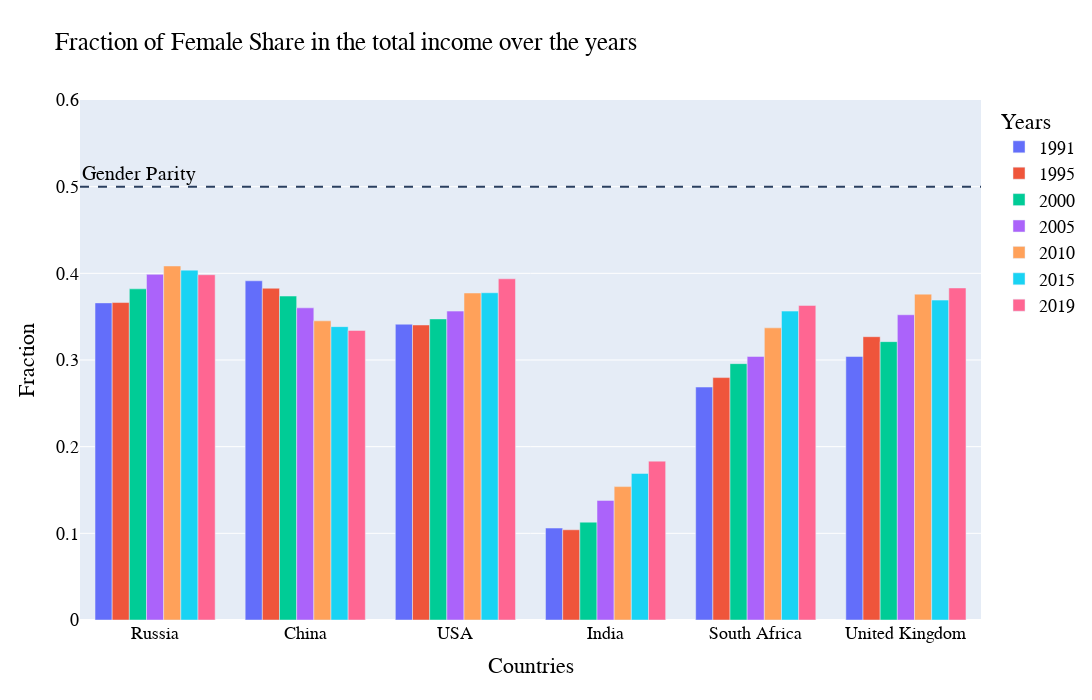

The notebook cell saved with this chart:
### Markdown cell above
## Female Labour Income Share in a Global Perspective
 
This analysis involves the data of pre_taxed labour income of the female population of different countries. Over the years, there has been an increase in the female share of contribution to global income worldwide. There is an increased awareness of the importance of both gender's contributions to the country, and this is a byproduct of the slight decrease of gender inequality in the workforce across the world.
 
### "Gender inequality is considerable at the global level and is progressing steadily within the countries."
 
Based on the below plot, female labour income is less than the male gender, and countries' governments are working toward empowering female workforce contribution. From the plot, we can see that the income share has increased over the years for most countries except **China**. South Africa, the United Kingdom, and India show an slight improvement in increasing female income share. In **China**, female labour force participation has fallen, the gender pay gap increased, and gender discrimination in the labour market is widespread. The main reason for this situation due to lack of state support childcare services causing the women to stay at home and take care of their families. Government plays a significant role in promoting the increased female workforce, and it not only affects the women in the country but the entire country's economy.

### Code cell
df=pd.read_csv("data/female_inc.csv")
fig=go.Figure([go.Bar(name = '1991',x=df["Countries"],y=df["1991"]),go.Bar(name = '1995',x=df["Countries"],y=df["1995"]),go.Bar(name = '2000',x=df["Countries"],y=df["2000"]),go.Bar(name = '2005',x=df["Countries"],y=df["2005"]),go.Bar(name = '2010',x=df["Countries"],y=df["2010"]),go.Bar(name = '2015',x=df["Countries"],y=df["2015"]),go.Bar(name = '2019',x=df["Countries"],y=df["2019"])])
fig.add_hline(y=0.5,line_dash="dash",annotation_text="Gender Parity",annotation_position="top left",annotation=dict(font_size=20, font_family="Times New Roman"))
fig.update_layout(yaxis_range=[0,0.6])
fig.update_layout(
    title="Fraction of Female Share in the total income over the years",
    xaxis_title="Countries",
    yaxis_title="Fraction",
    legend_title="Years",
    width=1500,
    height=700,
    font=dict(
        family="Arial",
        size=18,
        color="Black"
    )
)
fig.show()

### Figure 1 — Plotly figure (JSON) as saved in the notebook; plotly's stock layout.template omitted (floating-point values rounded to 4 significant figures)
{"data": [{"name": "1991", "type": "bar", "x": ["Russia", "China", "USA", "India", "South Africa", "United Kingdom", null, null, null, null, null, null, null, null, null, null, null, null, null, null, null, null, null, null, null, null, null, null, null, null, null, null, null, null, null, null, null, null, null, null, null, null, null, null], "y": [0.3659, 0.3914, 0.3413, 0.1061, 0.2688, 0.304, null, null, null, null, null, null, null, null, null, null, null, null, null, null, null, null, null, null, null, null, null, null, null, null, null, null, null, null, null, null, null, null, null, null, null, null, null, null]}, {"name": "1995", "type": "bar", "x": ["Russia", "China", "USA", "India", "South Africa", "United Kingdom", null, null, null, null, null, null, null, null, null, null, null, null, null, null, null, null, null, null, null, null, null, null, null, null, null, null, null, null, null, null, null, null, null, null, null, null, null, null], "y": [0.3663, 0.3828, 0.3404, 0.1041, 0.2797, 0.3269, null, null, null, null, null, null, null, null, null, null, null, null, null, null, null, null, null, null, null, null, null, null, null, null, null, null, null, null, null, null, null, null, null, null, null, null, null, null]}, {"name": "2000", "type": "bar", "x": ["Russia", "China", "USA", "India", "South Africa", "United Kingdom", null, null, null, null, null, null, null, null, null, null, null, null, null, null, null, null, null, null, null, null, null, null, null, null, null, null, null, null, null, null, null, null, null, null, null, null, null, null], "y": [0.3821, 0.3738, 0.3474, 0.1129, 0.2958, 0.3212, null, null, null, null, null, null, null, null, null, null, null, null, null, null, null, null, null, null, null, null, null, null, null, null, null, null, null, null, null, null, null, null, null, null, null, null, null, null]}, {"name": "2005", "type": "bar", "x": ["Russia", "China", "USA", "India", "South Africa", "United Kingdom", null, null, null, null, null, null, null, null, null, null, null, null, null, null, null, null, null, null, null, null, null, null, null, null, null, null, null, null, null, null, null, null, null, null, null, null, null, null], "y": [0.3988, 0.3602, 0.3564, 0.138, 0.3041, 0.3522, null, null, null, null, null, null, null, null, null, null, null, null, null, null, null, null, null, null, null, null, null, null, null, null, null, null, null, null, null, null, null, null, null, null, null, null, null, null]}, {"name": "2010", "type": "bar", "x": ["Russia", "China", "USA", "India", "South Africa", "United Kingdom", null, null, null, null, null, null, null, null, null, null, null, null, null, null, null, null, null, null, null, null, null, null, null, null, null, null, null, null, null, null, null, null, null, null, null, null, null, null], "y": [0.4085, 0.3452, 0.3773, 0.1539, 0.3371, 0.376, null, null, null, null, null, null, null, null, null, null, null, null, null, null, null, null, null, null, null, null, null, null, null, null, null, null, null, null, null, null, null, null, null, null, null, null, null, null]}, {"name": "2015", "type": "bar", "x": ["Russia", "China", "USA", "India", "South Africa", "United Kingdom", null, null, null, null, null, null, null, null, null, null, null, null, null, null, null, null, null, null, null, null, null, null, null, null, null, null, null, null, null, null, null, null, null, null, null, null, null, null], "y": [0.4037, 0.3385, 0.3776, 0.1691, 0.3564, 0.3691, null, null, null, null, null, null, null, null, null, null, null, null, null, null, null, null, null, null, null, null, null, null, null, null, null, null, null, null, null, null, null, null, null, null, null, null, null, null]}, {"name": "2019", "type": "bar", "x": ["Russia", "China", "USA", "India", "South Africa", "United Kingdom", null, null, null, null, null, null, null, null, null, null, null, null, null, null, null, null, null, null, null, null, null, null, null, null, null, null, null, null, null, null, null, null, null, null, null, null, null, null], "y": [0.3984, 0.3341, 0.3937, 0.1833, 0.363, 0.3831, null, null, null, null, null, null, null, null, null, null, null, null, null, null, null, null, null, null, null, null, null, null, null, null, null, null, null, null, null, null, null, null, null, null, null, null, null, null]}], "layout": {"annotations": [{"font": {"family": "Times New Roman", "size": 20}, "showarrow": false, "text": "Gender Parity", "x": 0, "xanchor": "left", "xref": "x domain", "y": 0.5, "yanchor": "bottom", "yref": "y"}], "font": {"color": "Black", "family": "Arial", "size": 18}, "height": 700, "legend": {"title": {"text": "Years"}}, "shapes": [{"line": {"dash": "dash"}, "type": "line", "x0": 0, "x1": 1, "xref": "x domain", "y0": 0.5, "y1": 0.5, "yref": "y"}], "title": {"text": "Fraction of Female Share in the total income over the years"}, "width": 1500, "xaxis": {"title": {"text": "Countries"}}, "yaxis": {"range": [0, 0.6], "title": {"text": "Fraction"}}}}
